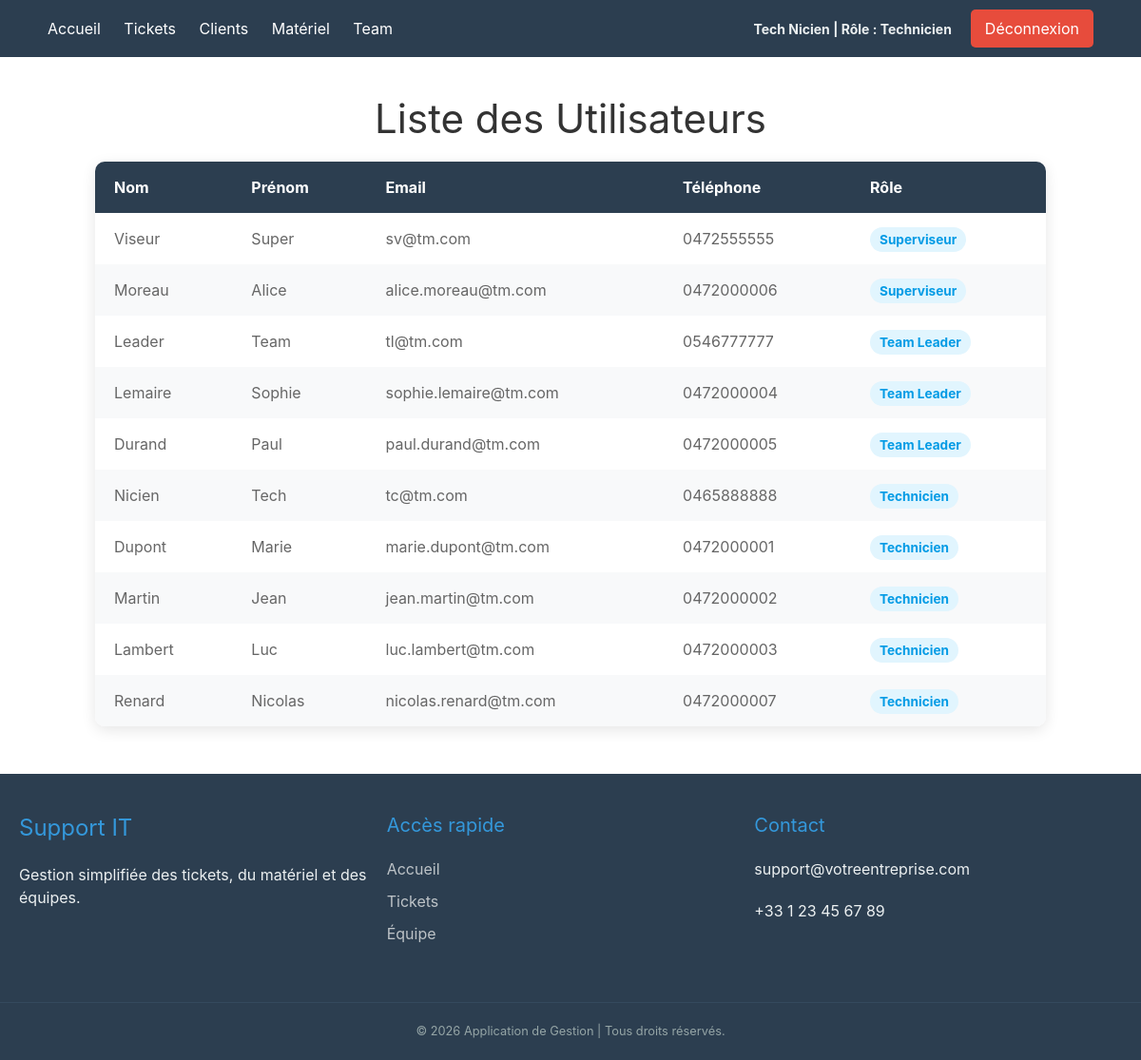
The page /views/index.php (signed in) on the database its author committed.
### tables this page shows
create table if not exists users(
id_user int unsigned primary key auto_increment,
fname varchar(50) not null,
lname varchar(50) not null,
email varchar(50) not null,
phone_number varchar(20) ,
`password` varchar(250) not null,
role_id tinyint unsigned ,
foreign key (role_id) references roles (id_role)
);

create table if not exists `roles`(
id_role tinyint unsigned primary key auto_increment,
nom varchar(35) not null
);

### DAO/UserDAO.php (called while the page is built, shortened)
<?php
class UserDAO
{
	public static function getUsers()
	{
		$con = MONPDO::getPDO();
		$requete = "SELECT fname, lname, email, phone_number , `nom` as `role`
                    FROM users
                    JOIN roles
                    ON role_id=id_role";
		$stmt = $con->prepare($requete);
		$stmt->execute();
		return $stmt->fetchAll(PDO::FETCH_ASSOC);
	}
}

### Controllers/UserController.php (called while the page is built, shortened)
<?php
require_once "../DAO/UserDAO.php";
require_once __DIR__ . "/../models/User.php";
class UserController
{
	static function getUsers()
	{
		$usersObjet = [];
		$users = UserDAO::getUsers();
		foreach ($users as $user) {
			$usersObjet[] = new User($user["fname"], $user["lname"], $user["email"], $user["phone_number"], null, $user["role"], null);
		}
		return $usersObjet;
	}
}

### models/User.php (called while the page is built, shortened)
<?php
class User
{
	private $fname;
	private $lname;
	private $email;
	private $phone;
	private $role;
	public function __construct($fname, $lname, $email, $phone, $password, $role, $id = null)
	{
		$this->fname = $fname;
		$this->lname = $lname;
		$this->email = $email;
		$this->phone = $phone;
		$this->role = $role;
	}
	public function getFname()
	{
		return $this->fname;
	}
	public function getLname()
	{
		return $this->lname;
	}
	public function getEmail()
	{
		return $this->email;
	}
	public function getPhone()
	{
		return $this->phone;
	}
	public function getRole()
	{
		return $this->role;
	}
}

### views/index.php (the view, shortened to what this page needs)
<?php
require_once "../Controllers/userController.php";
require_once "../models/User.php";
$users = UserController::getUsers();
?>
<!DOCTYPE html>
<html lang="fr">
<head>
    <link rel="stylesheet" href="../public/css/uikit.min.css" />
    <link rel="stylesheet" href="style.css">
</head>
<body>
    <?php include "navbar.php"; ?>
    <div class="container">
        <h1>Liste des Utilisateurs</h1>
        <table class="user-table">
            <thead>
                <tr>
                    <th>Nom</th>
                    <th>Prénom</th>
                    <th>Email</th>
                    <th>Téléphone</th>
                    <th>Rôle</th>
                </tr>
            </thead>
            <tbody>
                <?php foreach ($users as $user): ?>
                    <tr>
                        <td><?= htmlspecialchars($user->getLname()) ?></td>
                        <td><?= htmlspecialchars($user->getFname()) ?></td>
                        <td><?= htmlspecialchars($user->getEmail()) ?></td>
                        <td><?= htmlspecialchars($user->getPhone()) ?></td>
                        <td><span class="badge"><?= htmlspecialchars($user->getRole()) ?></span></td>
                    </tr>
                <?php endforeach; ?>
            </tbody>
        </table>
    </div>
    <?php include "footer.php"; ?>
</body>
</html>

### views/style.css (style rules this page uses)
body, .container, .navbar { margin: 0px; padding: 0px; box-sizing: border-box; }
.container { max-width: 1200px; margin: 40px auto; padding: 0 20px; display: flex; flex-direction: column; align-items: center; }
.user-table { border-collapse: collapse; width: 100%; max-width: 1000px; background-color: white; box-shadow: 0 4px 15px rgba(0, 0, 0, 0.1); border-radius: 10px; overflow: hidden; }
.user-table thead tr { background-color: #2c3e50; color: #ffffff; text-align: left; }
.user-table th, .user-table td { padding: 15px 20px; }
.user-table tbody tr:nth-child(even) { background-color: #f8f9fa; }
.badge { padding: 5px 10px; border-radius: 20px; background-color: #e1f5fe; color: #039be5; font-size: 0.85em; font-weight: bold; }

### rows shown on the page
users: lname "Viseur", fname "Super", email "sv@tm.com", phone_number "0472555555", role.nom "Superviseur"
users: lname "Moreau", fname "Alice", email "alice.moreau@tm.com", phone_number "0472000006", role.nom "Superviseur"
users: lname "Leader", fname "Team", email "tl@tm.com", phone_number "0546777777", role.nom "Team Leader"
users: lname "Lemaire", fname "Sophie", email "sophie.lemaire@tm.com", phone_number "0472000004", role.nom "Team Leader"
users: lname "Durand", fname "Paul", email "paul.durand@tm.com", phone_number "0472000005", role.nom "Team Leader"
users: lname "Nicien", fname "Tech", email "tc@tm.com", phone_number "0465888888", role.nom "Technicien"
users: lname "Dupont", fname "Marie", email "marie.dupont@tm.com", phone_number "0472000001", role.nom "Technicien"
users: lname "Martin", fname "Jean", email "jean.martin@tm.com", phone_number "0472000002", role.nom "Technicien"
users: lname "Lambert", fname "Luc", email "luc.lambert@tm.com", phone_number "0472000003", role.nom "Technicien"
users: lname "Renard", fname "Nicolas", email "nicolas.renard@tm.com", phone_number "0472000007", role.nom "Technicien"

### other values the page prints
$_SESSION["user_fname"] "Tech"
$_SESSION["user_lname"] "Nicien"
$_SESSION["user_role"] "Technicien"
